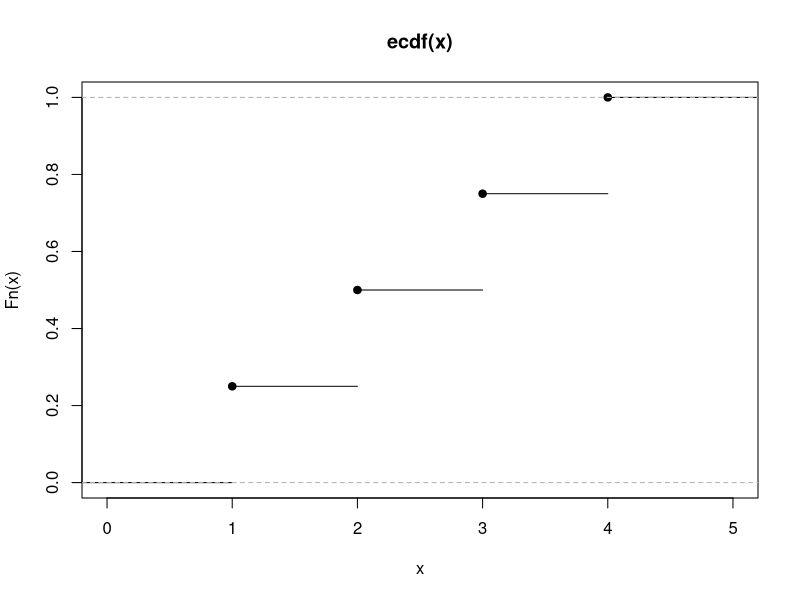
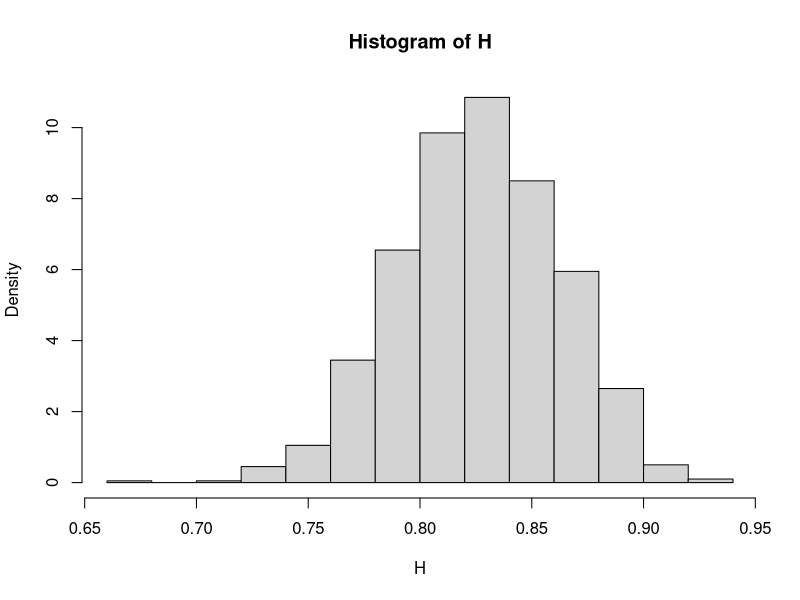
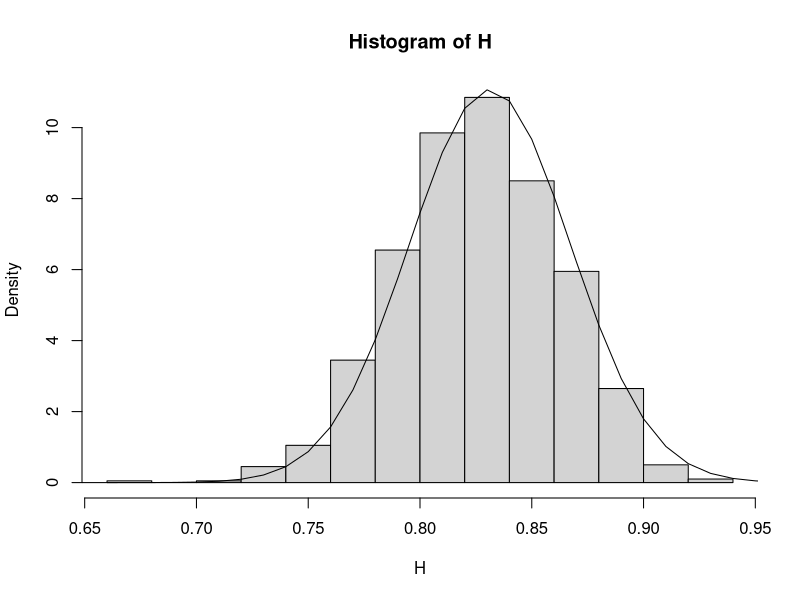

Write the R code that produced these figures, in order.
## ---- chunk 1
sample(1:3,replace=TRUE,20)
## ---- chunk 2
sample(1:3,prob=c(1/6,1/3,1/2),replace=TRUE,20)
## ---- chunk 3
# Let's make it easier to win by drawing only 4 numbers from 1 to 20.
winner_numbers = sample(1:20, replace=FALSE, 4)
winner_numbers = sort(winner_numbers)

trials = 0
lose = TRUE
while (lose) {
  trials = trials + 1
  my_numbers = sample(1:20, replace=FALSE, 4)
  my_numbers = sort(my_numbers)
  lose = !all(my_numbers == winner_numbers)
}

print(paste("You won after", trials, "trials."))
## ---- chunk 4
runif(10)
## ---- chunk 5
for (i in 1:3) {print(c(i,i^2))}
## ---- chunk 6
x=c(); for (i in 1:5) x[i]=i^2; x
## ---- chunk 7
if (1==2) print("1 ist gleich 2") else print("1 ist ungleich 2.")
## ---- chunk 8
i=1; while( i<4) {i=i+1;print(i)}
print(c(i, "end"))
## ---- chunk 9
x=1
throws=0

while (x == 1) {
  x = sample(0:1, 1)
  throws = throws + 1
}

print(paste("Number of throws:", throws))

## ---- chunk 10
square = function(x) x^2
square(10)
## ---- chunk 11
# (a+b)^2=a^2+b^2 (freshman's dream)
## ---- chunk 12
x=1:4
ecdf(x)(1);ecdf(x)(2.5)
plot(ecdf(x))
## ---- chunk 13
sample(1:49, replace=FALSE, 6)
## ---- chunk 14
runif(100, min=-1, max=1)
## ---- chunk 15
i=1; while(sample(0:1,1)) i=i+1;
i
## ---- chunk 16
geo = function(){
 i=1
 while(sample(0:1,1)) i=i+1
 i
}
## ---- chunk 17
geo()
## ---- chunk 18
rgeom(10,1/2)
?rgeom
rnbinom(10,1/2,size=5)
?rnbinom
## ---- chunk 19
# single experiment with outcome TRUE/FALSE (1/0)
single=function(){
  R=sample(1:6,1) # red dice
  G=sample(1:6,1) # green dice
  G != R
}

# n-fold repetition of the single experiment
n=1000; H=0
for (i in 1:n) {
  H=H+single()
}
H/n
## ---- chunk 20
mean(sample(1:6,n,replace=TRUE)!=
sample(1:6,n,replace=TRUE))
## ---- chunk 21
N=1000; H=rep(0,N); n=100
for (j in 1:N) {
  for (i in 1:n) {
   H[j]=H[j]+single()
  }
  H[j]=H[j]/n
}
## ---- chunk 22
hist(H, prob=TRUE)
## ---- chunk 23
mean(H); sd(H)
## ---- chunk 24
median(x); IQR(x)
## ---- chunk 25
2*sd(H); 1/sqrt(n)
mean(H>=mean(H)-2*sd(H) & H<= mean(H)+ 2*sd(H))
mean(H>=mean(H)-1/sqrt(n) & H<= mean(H)+ 1/sqrt(n))
## ---- chunk 26
hist(H, prob=TRUE); plot( function(x) dnorm(x, mean(H), sd(H)), add=TRUE)
